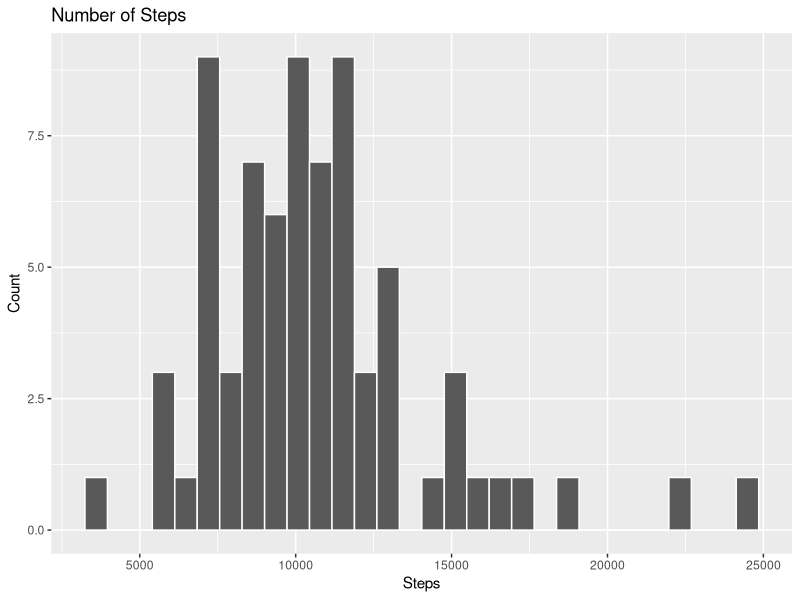
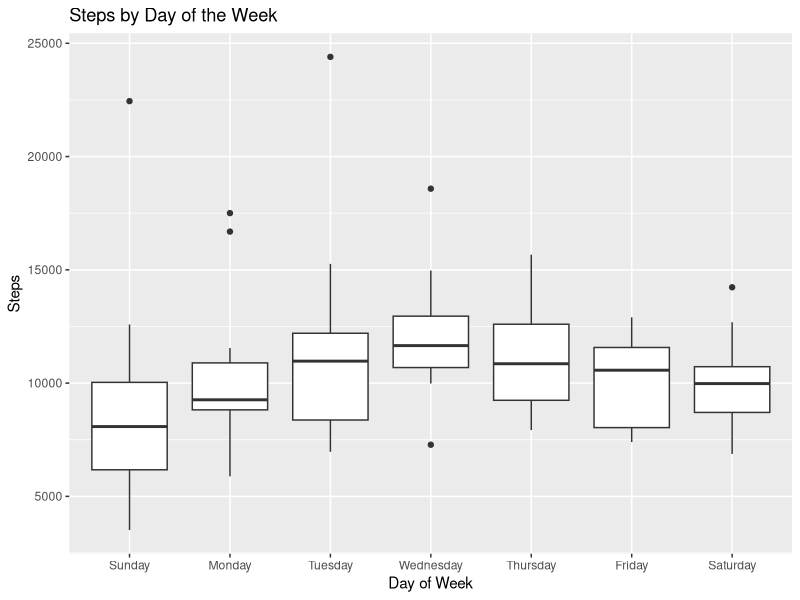
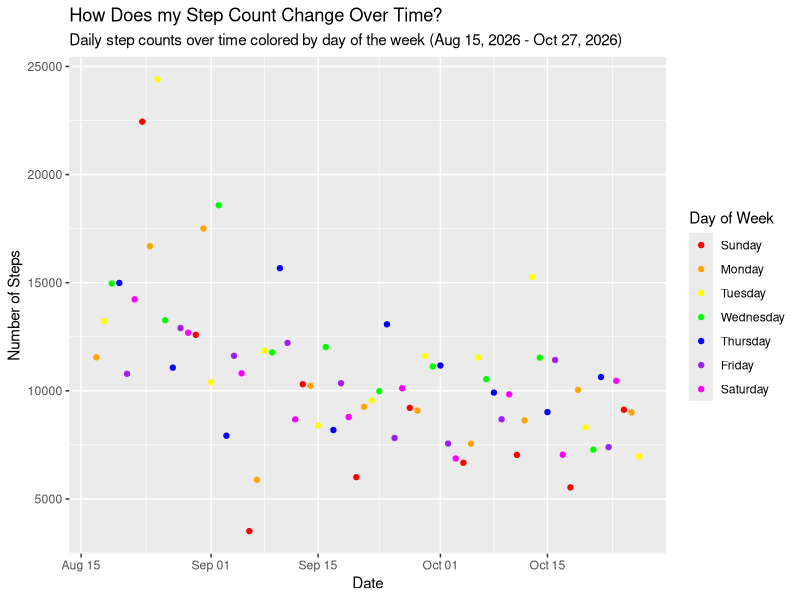

The R source for these figures, in order:
## ---- chunk 1
library(tidyverse)
library(readr)
step_count <- read_csv("pvj_data.csv")

step_count <- step_count |>
  mutate(date = as.Date(date),
       steps = as.numeric(steps)) |>
  mutate(day_of_week = wday(date, label = TRUE, abbr = FALSE)) |>
  select(date, day_of_week, steps) |> 
  filter(!is.na(steps))
## ---- chunk 2
ggplot(step_count, aes(x = steps)) +
  geom_histogram(color = "white") +
  labs(title = "Number of Steps", x = "Steps", y = "Count")
## ---- chunk 3
ggplot(step_count, aes(x = day_of_week, y = steps)) +
  geom_boxplot() +
  labs(title = "Steps by Day of the Week", 
       x = "Day of Week", 
       y = "Steps")
## ---- chunk 4
#| fig-cap: "Author: Lindsay Edmonson"
ggplot(step_count, aes(x = date, y = steps, color = day_of_week)) +
  geom_point() +
  scale_color_manual(values = c("Sunday" = "red", 
                              "Monday" = "orange", 
                              "Tuesday" = "yellow",
                              "Wednesday" = "green",
                              "Thursday" = "blue",
                              "Friday" = "purple",
                              "Saturday" = "magenta")) +
  labs(title = "How Does my Step Count Change Over Time?",
       subtitle = "Daily step counts over time colored by day of the week (Aug 15, 2026 - Oct 27, 2026)",
       x = "Date", 
       y = "Number of Steps", 
       color = "Day of Week") 
